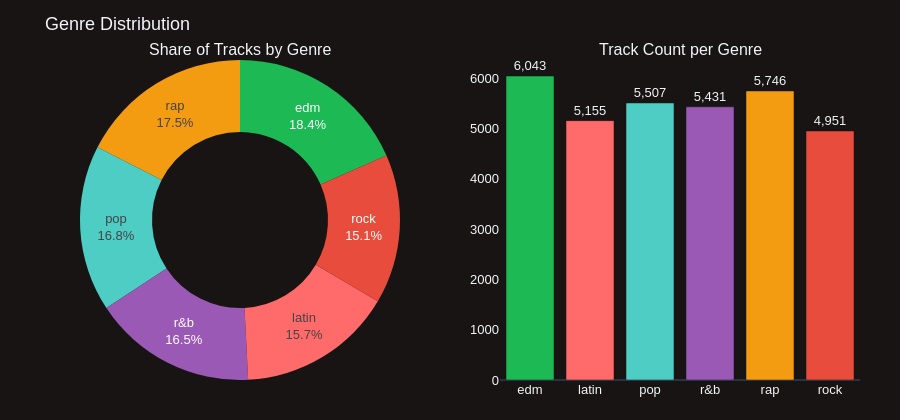

Source (notebook cell):
### Markdown cell above
## 2. Genre Landscape

### Code cell
genre_counts = df['playlist_genre'].value_counts().reindex(GENRE_ORDER).reset_index()
genre_counts.columns = ['genre', 'count']
genre_counts['pct'] = (genre_counts['count'] / genre_counts['count'].sum() * 100).round(1)

fig = make_subplots(
    rows=1, cols=2,
    specs=[[{'type': 'domain'}, {'type': 'xy'}]],
    subplot_titles=['Share of Tracks by Genre', 'Track Count per Genre']
)
fig.add_trace(go.Pie(
    labels=genre_counts['genre'], values=genre_counts['count'],
    hole=0.55, marker_colors=COLOR_SEQ, textinfo='label+percent', textfont_size=13, name='',
), row=1, col=1)
fig.add_trace(go.Bar(
    x=genre_counts['genre'], y=genre_counts['count'], marker_color=COLOR_SEQ,
    text=genre_counts['count'].apply(lambda x: f'{x:,}'), textposition='outside', name='',
), row=1, col=2)
fig.update_layout(title_text='Genre Distribution', showlegend=False, height=420, **LAYOUT_DEFAULTS)
fig.update_yaxes(showgrid=False, row=1, col=2)
fig.show()

### Figure 1 — Plotly figure (JSON) as saved in the notebook; plotly's stock layout.template omitted (floating-point values rounded to 4 significant figures)
{"data": [{"domain": {"x": [0, 0.45], "y": [0, 1]}, "hole": 0.55, "labels": ["edm", "latin", "pop", "r&b", "rap", "rock"], "marker": {"colors": ["#1DB954", "#FF6B6B", "#4ECDC4", "#9B59B6", "#F39C12", "#E74C3C"]}, "name": "", "textfont": {"size": 13}, "textinfo": "label+percent", "type": "pie", "values": [6043, 5155, 5507, 5431, 5746, 4951]}, {"marker": {"color": ["#1DB954", "#FF6B6B", "#4ECDC4", "#9B59B6", "#F39C12", "#E74C3C"]}, "name": "", "text": ["6,043", "5,155", "5,507", "5,431", "5,746", "4,951"], "textposition": "outside", "type": "bar", "x": ["edm", "latin", "pop", "r&b", "rap", "rock"], "xaxis": "x", "y": [6043, 5155, 5507, 5431, 5746, 4951], "yaxis": "y"}], "layout": {"annotations": [{"font": {"size": 16}, "showarrow": false, "text": "Share of Tracks by Genre", "x": 0.225, "xanchor": "center", "xref": "paper", "y": 1, "yanchor": "bottom", "yref": "paper"}, {"font": {"size": 16}, "showarrow": false, "text": "Track Count per Genre", "x": 0.775, "xanchor": "center", "xref": "paper", "y": 1, "yanchor": "bottom", "yref": "paper"}], "font": {"family": "Arial", "size": 13}, "height": 420, "margin": {"b": 40, "l": 60, "r": 40, "t": 60}, "paper_bgcolor": "#191414", "plot_bgcolor": "#191414", "showlegend": false, "title": {"text": "Genre Distribution"}, "xaxis": {"anchor": "y", "domain": [0.55, 1]}, "yaxis": {"anchor": "x", "domain": [0, 1], "showgrid": false}}}
